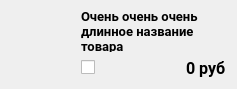
<?xml version="1.0" encoding="UTF-8"?>
<ui version="4.0">
 <class>productListItem</class>
 <widget class="QWidget" name="productListItem">
  <property name="geometry">
   <rect>
    <x>0</x>
    <y>0</y>
    <width>237</width>
    <height>89</height>
   </rect>
  </property>
  <property name="sizePolicy">
   <sizepolicy hsizetype="MinimumExpanding" vsizetype="MinimumExpanding">
    <horstretch>0</horstretch>
    <verstretch>0</verstretch>
   </sizepolicy>
  </property>
  <property name="maximumSize">
   <size>
    <width>16777215</width>
    <height>16777215</height>
   </size>
  </property>
  <property name="contextMenuPolicy">
   <enum>Qt::DefaultContextMenu</enum>
  </property>
  <property name="windowTitle">
   <string>Form</string>
  </property>
  <layout class="QGridLayout" name="gridLayout">
   <item row="1" column="3">
    <widget class="QLabel" name="productPrice">
     <property name="font">
      <font>
       <family>Roboto</family>
       <pointsize>12</pointsize>
       <weight>75</weight>
       <bold>true</bold>
      </font>
     </property>
     <property name="text">
      <string>0 руб</string>
     </property>
    </widget>
   </item>
   <item row="1" column="2">
    <spacer name="productPriceSpacer">
     <property name="orientation">
      <enum>Qt::Horizontal</enum>
     </property>
     <property name="sizeType">
      <enum>QSizePolicy::Expanding</enum>
     </property>
     <property name="sizeHint" stdset="0">
      <size>
       <width>50</width>
       <height>20</height>
      </size>
     </property>
    </spacer>
   </item>
   <item row="0" column="0" rowspan="2">
    <widget class="QLabel" name="productImage">
     <property name="sizePolicy">
      <sizepolicy hsizetype="Fixed" vsizetype="Fixed">
       <horstretch>0</horstretch>
       <verstretch>0</verstretch>
      </sizepolicy>
     </property>
     <property name="minimumSize">
      <size>
       <width>64</width>
       <height>64</height>
      </size>
     </property>
     <property name="maximumSize">
      <size>
       <width>64</width>
       <height>64</height>
      </size>
     </property>
     <property name="text">
      <string/>
     </property>
     <property name="pixmap">
      <pixmap resource="../../../ui/resources.qrc">:/images/no-image.png</pixmap>
     </property>
     <property name="scaledContents">
      <bool>true</bool>
     </property>
    </widget>
   </item>
   <item row="1" column="1">
    <widget class="QCheckBox" name="favoriteCheckBox">
     <property name="text">
      <string/>
     </property>
     <property name="icon">
      <iconset resource="../../../ui/resources.qrc">
       <normaloff>:/icons/favorite.svg</normaloff>:/icons/favorite.svg</iconset>
     </property>
    </widget>
   </item>
   <item row="0" column="1" colspan="3">
    <widget class="QLabel" name="productName">
     <property name="sizePolicy">
      <sizepolicy hsizetype="Expanding" vsizetype="Expanding">
       <horstretch>0</horstretch>
       <verstretch>0</verstretch>
      </sizepolicy>
     </property>
     <property name="font">
      <font>
       <family>Roboto</family>
       <pointsize>10</pointsize>
       <weight>75</weight>
       <bold>true</bold>
      </font>
     </property>
     <property name="text">
      <string>Очень очень очень длинное название товара</string>
     </property>
     <property name="textFormat">
      <enum>Qt::PlainText</enum>
     </property>
     <property name="scaledContents">
      <bool>true</bool>
     </property>
     <property name="wordWrap">
      <bool>true</bool>
     </property>
    </widget>
   </item>
  </layout>
 </widget>
 <resources>
  <include location="../../../ui/resources.qrc"/>
 </resources>
 <connections/>
</ui>
